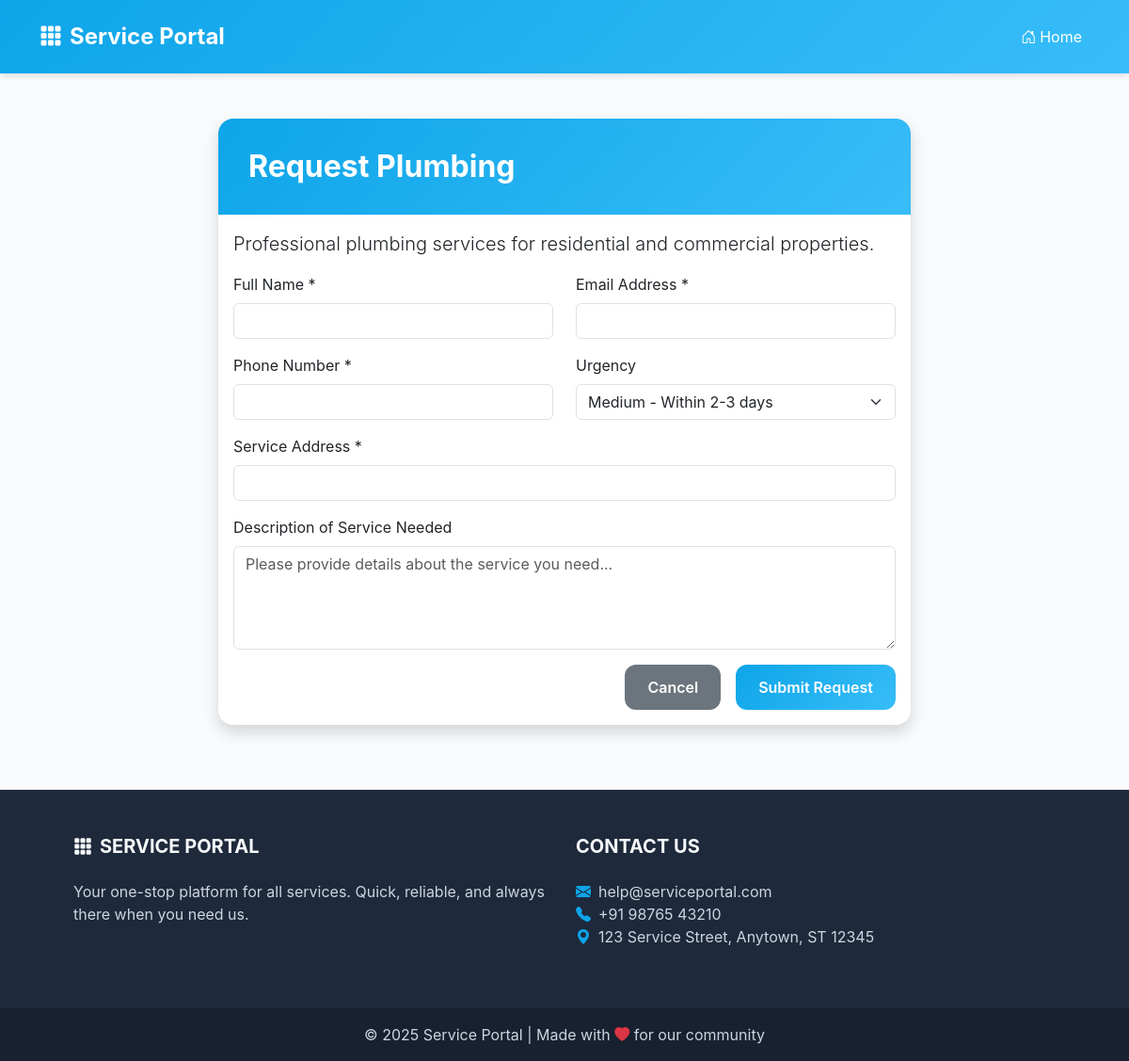
/service/1, run on the app's committed database.
### app.py (models this page shows, shortened)
class Service(db.Model):
    id = db.Column(db.Integer, primary_key=True)
    name = db.Column(db.String(100), nullable=False)
    description = db.Column(db.Text, nullable=True)
    requests = db.relationship('ServiceRequest', backref='service', lazy=True)
    providers = db.relationship('ServiceProvider', backref='service', lazy=True)

### app.py (the view)
@app.route('/service/<int:service_id>')
def service_form(service_id):
    service = Service.query.get_or_404(service_id)
    return render_template('service_form.html', service=service)

### templates/service_form.html (shortened to what this page needs)
{% extends "base.html" %}
{% block content %}
<div class="row justify-content-center">
    <div class="col-md-8">
        <div class="card shadow">
            <div class="card-header bg-primary text-white">
                <h2 class="mb-0">Request {{ service.name }}</h2>
            </div>
            <div class="card-body">
                <p class="lead">{{ service.description }}</p>
                <form action="{{ url_for('submit_request') }}" method="post">
                    <div class="row mb-3">
                        <div class="col-md-6">
                            <label for="customer_name" class="form-label">Full Name *</label>
                            <input type="text" class="form-control" id="customer_name" name="customer_name" required>
                        </div>
                        <div class="col-md-6">
                            <label for="customer_email" class="form-label">Email Address *</label>
                            <input type="email" class="form-control" id="customer_email" name="customer_email" required>
                        </div>
                    </div>
                    <div class="row mb-3">
                        <div class="col-md-6">
                            <label for="customer_phone" class="form-label">Phone Number *</label>
                            <input type="tel" class="form-control" id="customer_phone" name="customer_phone" required>
                        </div>
                        <div class="col-md-6">
                            <label for="urgency" class="form-label">Urgency</label>
                            <select class="form-select" id="urgency" name="urgency">
                                <option value="Medium" selected>Medium - Within 2-3 days</option>
                            </select>
                        </div>
                    </div>
                    <div class="mb-3">
                        <label for="address" class="form-label">Service Address *</label>
                        <input type="text" class="form-control" id="address" name="address" required>
                    </div>
                    <div class="mb-3">
                        <label for="description" class="form-label">Description of Service Needed</label>
                        <textarea class="form-control" id="description" name="description" rows="4" placeholder="Please provide details about the service you need..."></textarea>
                    </div>
                    <div class="d-grid gap-2 d-md-flex justify-content-md-end">
                        <a href="{{ url_for('index') }}" class="btn btn-secondary me-md-2">Cancel</a>
                        <button type="submit" class="btn btn-primary">Submit Request</button>
                    </div>
                </form>
            </div>
        </div>
    </div>
</div>
{% endblock %}

### static/css/style.css (style rules this page uses)
body { font-family: 'Segoe UI', Tahoma, Geneva, Verdana, sans-serif; background-color: #f8f9fa; color: #333; }
.card { border-radius: 10px; border: none; overflow: hidden; margin-bottom: 20px; }
.card-header { border-bottom: none; }
.btn-primary { background-color: #0d6efd; border-color: #0d6efd; transition: all 0.3s ease; }

### templates/base.html (style rules this page uses)
:root { --primary-gradient: linear-gradient(135deg, #0ea5e9 0%, #38bdf8 100%); --danger-gradient: linear-gradient(135deg, #ef4444 0%, #dc2626 100%); }
body { background-color: #f8fafc; font-family: 'Inter', -apple-system, BlinkMacSystemFont, sans-serif; }
.card { border: none; border-radius: 16px; background: white; box-shadow: 0 10px 15px -3px rgba(0, 0, 0, 0.1); overflow: hidden; }
.card-header { background: var(--primary-gradient); padding: 2rem; border-bottom: none; }
.card-header h2 { font-weight: 700; font-size: 2rem; margin: 0; color: white; }
.btn { border-radius: 12px; padding: 0.75rem 1.5rem; font-weight: 600; transition: all 0.3s ease; border: none; }
.btn-primary { background: var(--primary-gradient); }

### data on the page
Service: name "Plumbing", description "Professional plumbing services for residential and commercial properties."
